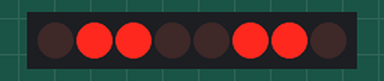
This sketch was run on a simulated Arduino Uno, built with avr-gcc and run on an emulated ATmega328P. Shown: 8 shift-register outputs drawn as a row of LEDs (first output left, lit = HIGH). Wiring (inferred from the names in the program): shift register (74HC595): data pin 12; shift clock pin 9; latch pin 11. Wiring (inferred from the signals the program sends): row of LEDs: on Q0, Q1, Q2, Q3, Q4, Q5, Q6, Q7.

Above: at 0.5 s.
At 3.5 s:
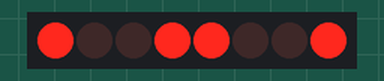
Timing chart, 0 to 4.6 s (numbered marks = the images above):
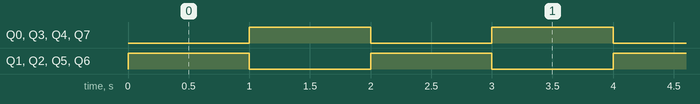

Measured:
- by itself, Q0–7: alternates HIGH for 1.0 s and LOW for 1.0 s

The sketch:

74HC595BinaryFlipper.ino
```cpp
int latchPin=11;
int clockPin=9;
int dataPin=12;
byte myByte=0b01100110;
byte reverseByte;
int dt=1000;
void setup() {
  // put your setup code here, to run once:
  Serial.begin(9600);
  pinMode(latchPin,OUTPUT);
  pinMode(clockPin,OUTPUT);
  pinMode(dataPin,OUTPUT);
}

void loop() {
  // put your main code here, to run repeatedly:
  reverseByte=0XFF-myByte;
  digitalWrite(latchPin,LOW);
  shiftOut(dataPin,clockPin,LSBFIRST,myByte);
  digitalWrite(latchPin,HIGH);
  delay(1000);

  digitalWrite(latchPin,LOW);
  shiftOut(dataPin,clockPin,LSBFIRST,reverseByte);
  digitalWrite(latchPin,HIGH);
  delay(1000);

}
```
